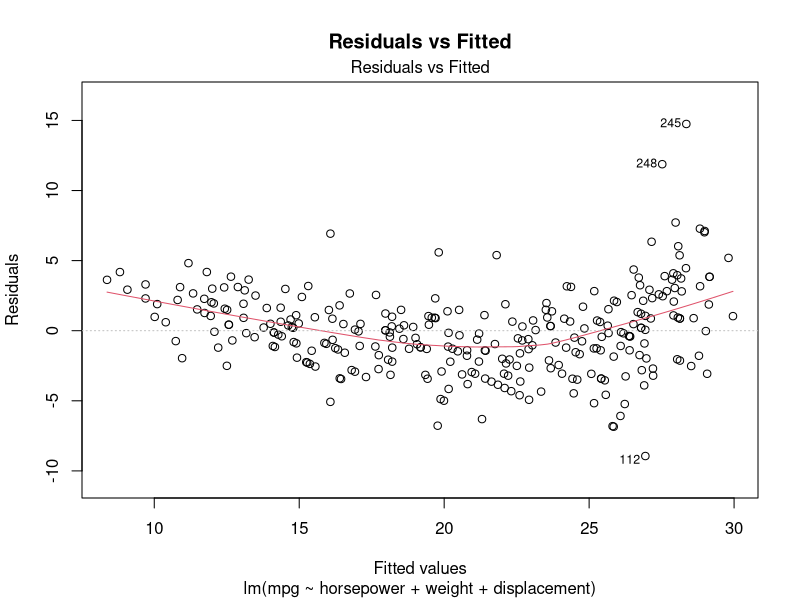
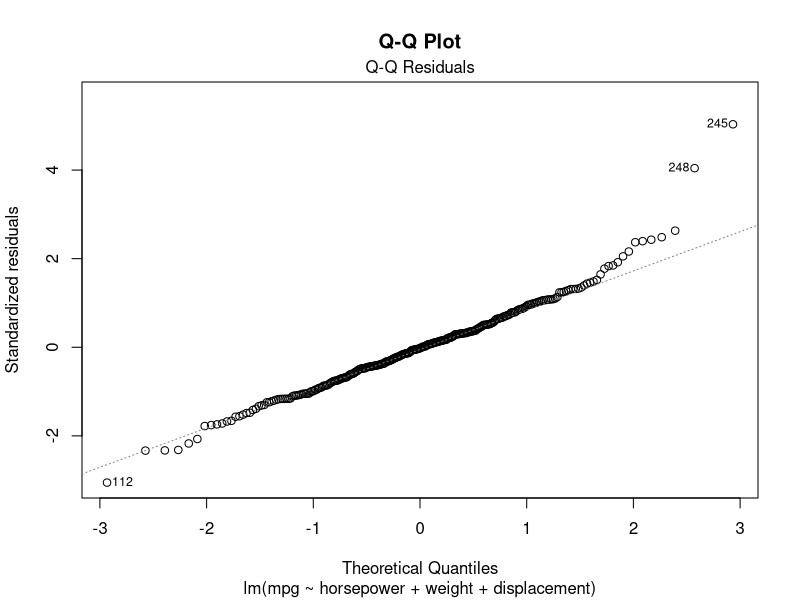
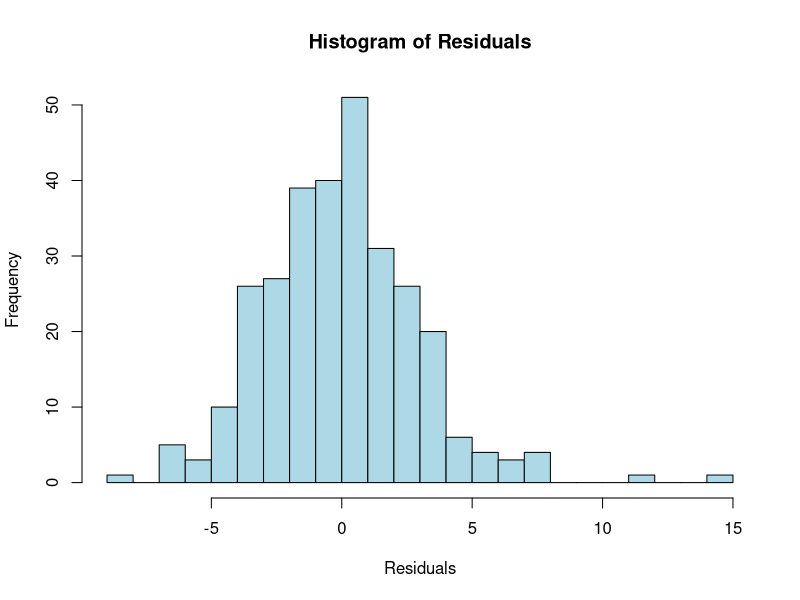

These figures' R source, in order:
# Load necessary libraries
library(ggplot2)

# Load the dataset
auto_mpg <- read.csv("auto-mpg.csv")

# Convert 'horsepower' to numeric (handle non-numeric values if any)
auto_mpg$horsepower <- as.numeric(as.character(auto_mpg$horsepower))

# Split the data into the first 300 rows for training
train_data <- auto_mpg[1:300, ]

# Perform Multiple Linear Regression
multiple_model <- lm(mpg ~ horsepower + weight + displacement, data = train_data)

# Summary of the regression model
summary_output <- summary(multiple_model)

# Extract regression metrics
multiple_r_squared <- summary_output$r.squared
adjusted_r_squared <- summary_output$adj.r.squared

# Regression Equation
coefficients <- coef(multiple_model)
regression_equation <- paste0("mpg = ", round(coefficients[1], 2), 
                              " + ", round(coefficients[2], 2), " * horsepower",
                              " + ", round(coefficients[3], 2), " * weight",
                              " + ", round(coefficients[4], 2), " * displacement")

# Display the results
cat("Regression Equation: ", regression_equation, "\n")
cat("Multiple R-squared: ", multiple_r_squared, "\n")
cat("Adjusted R-squared: ", adjusted_r_squared, "\n")

# Diagnostic Plots
# Residuals vs Fitted Values
plot(multiple_model, which = 1, main = "Residuals vs Fitted")

# Q-Q Plot to check normality
plot(multiple_model, which = 2, main = "Q-Q Plot")

# Histogram of residuals
residuals <- residuals(multiple_model)
hist(residuals, breaks = 20, main = "Histogram of Residuals", xlab = "Residuals", col = "lightblue", border = "black")
